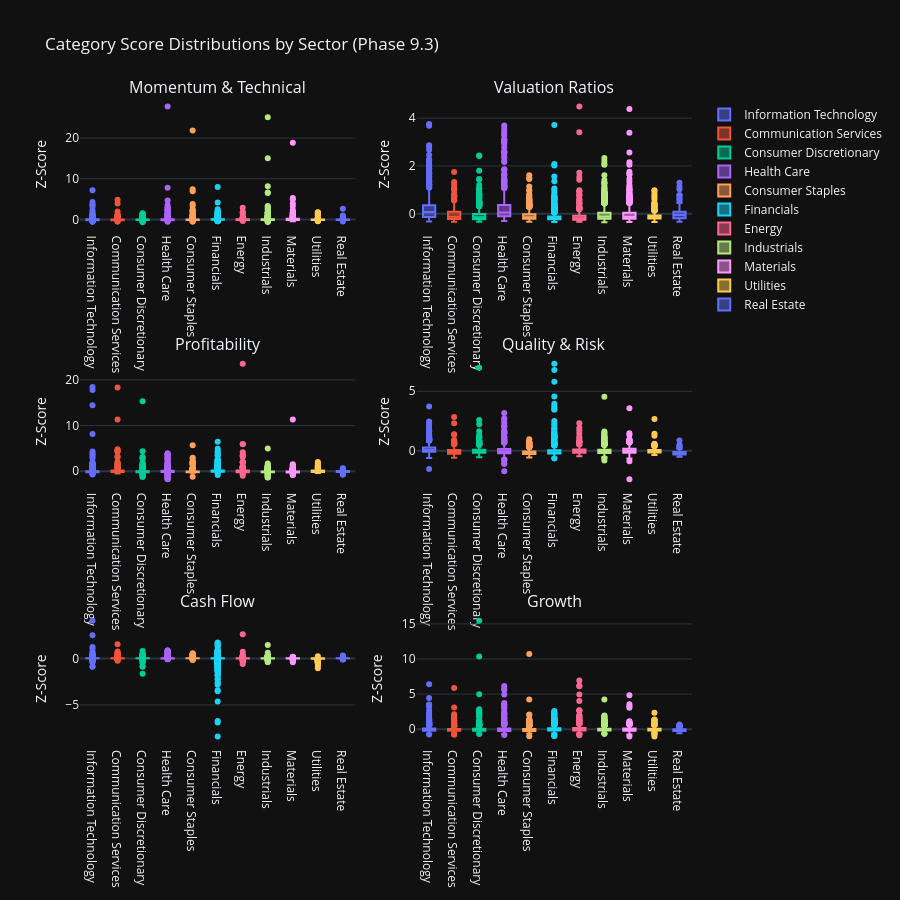

Notebook cell for this chart:
### Code cell
# Visualization 4: Category Distribution Box Plots
print("\n📊 Category Distribution Box Plots:")

# Create box plots for each category showing distribution across sectors
if 'category_score_matrix' in locals() and not category_score_matrix.empty:
    # Add sector information to category scores
    category_scores_with_sector = category_score_matrix.copy()
    category_scores_with_sector['sector'] = all_stocks_preprocessed['sector'].values

    # Create subplot grid for all categories
    from plotly.subplots import make_subplots
    import math

    categories = [col for col in category_score_matrix.columns]
    n_categories = len(categories)
    n_cols = 2
    n_rows = math.ceil(n_categories / n_cols)

    fig_box = make_subplots(
            rows=n_rows,
            cols=n_cols,
            subplot_titles=categories,
            vertical_spacing=0.2,
            horizontal_spacing=0.1
            )

    for idx, category in enumerate(categories):
        row = idx // n_cols + 1
        col = idx % n_cols + 1

        # Create box plot data for this category
        for sector in category_scores_with_sector['sector'].unique():
            if pd.notna(sector):
                sector_data = category_scores_with_sector[
                    category_scores_with_sector['sector'] == sector
                    ][category].dropna()

                fig_box.add_trace(
                        go.Box(
                                y=sector_data,
                                name=sector,
                                showlegend=(idx == 0),  # Only show legend for first subplot
                                marker_color=px.colors.qualitative.Plotly[
                                    list(category_scores_with_sector['sector'].unique()).index(sector) % 10
                                    ]
                                ),
                        row=row,
                        col=col
                        )

    fig_box.update_layout(
            title_text="Category Score Distributions by Sector (Phase 9.3)",
            height=300 * n_rows,
            showlegend=True
            )

    fig_box.update_yaxes(title_text="Z-Score")

    fig_box.show()
    output_path = eda_output_dir / "phase93_category_distributions_boxplots.html"
    fig_box.write_html(output_path)

    print(f"\n✓ Category distribution box plots complete")
    print(f"  Categories visualized: {n_categories}")
    print(f"  Grid layout: {n_rows}×{n_cols}")
    print(f"  Output: {output_path}")

    # Identify categories with highest variance
    category_variances = category_score_matrix.var().sort_values(ascending=False)
    print(f"\n  📊 Categories with Highest Variance:")
    for category, variance in category_variances.head(5).items():
        print(f"    {category}: {variance:.2f}")
else:
    print("  ⚠️ No category score data available for box plots")

### Figure 1 — Plotly figure (JSON) as saved in the notebook; plotly's stock layout.template omitted (floating-point values rounded to 4 significant figures; data arrays with more than 128 entries replaced by an {"elided": "..."} marker saying what was removed)
{"data": [{"marker": {"color": "#636EFA"}, "name": "Information Technology", "showlegend": true, "y": {"elided": "837 float values"}, "type": "box", "xaxis": "x", "yaxis": "y"}, {"marker": {"color": "#EF553B"}, "name": "Communication Services", "showlegend": true, "y": {"elided": "318 float values"}, "type": "box", "xaxis": "x", "yaxis": "y"}, {"marker": {"color": "#00CC96"}, "name": "Consumer Discretionary", "showlegend": true, "y": {"elided": "834 float values"}, "type": "box", "xaxis": "x", "yaxis": "y"}, {"marker": {"color": "#AB63FA"}, "name": "Health Care", "showlegend": true, "y": {"elided": "701 float values"}, "type": "box", "xaxis": "x", "yaxis": "y"}, {"marker": {"color": "#FFA15A"}, "name": "Consumer Staples", "showlegend": true, "y": {"elided": "519 float values"}, "type": "box", "xaxis": "x", "yaxis": "y"}, {"marker": {"color": "#19D3F3"}, "name": "Financials", "showlegend": true, "y": {"elided": "1018 float values"}, "type": "box", "xaxis": "x", "yaxis": "y"}, {"marker": {"color": "#FF6692"}, "name": "Energy", "showlegend": true, "y": {"elided": "293 float values"}, "type": "box", "xaxis": "x", "yaxis": "y"}, {"marker": {"color": "#B6E880"}, "name": "Industrials", "showlegend": true, "y": {"elided": "1327 float values"}, "type": "box", "xaxis": "x", "yaxis": "y"}, {"marker": {"color": "#FF97FF"}, "name": "Materials", "showlegend": true, "y": {"elided": "661 float values"}, "type": "box", "xaxis": "x", "yaxis": "y"}, {"marker": {"color": "#FECB52"}, "name": "Utilities", "showlegend": true, "y": {"elided": "252 float values"}, "type": "box", "xaxis": "x", "yaxis": "y"}, {"marker": {"color": "#636EFA"}, "name": "Real Estate", "showlegend": true, "y": {"elided": "211 float values"}, "type": "box", "xaxis": "x", "yaxis": "y"}, {"marker": {"color": "#636EFA"}, "name": "Information Technology", "showlegend": false, "y": {"elided": "837 float values"}, "type": "box", "xaxis": "x2", "yaxis": "y2"}, {"marker": {"color": "#EF553B"}, "name": "Communication Services", "showlegend": false, "y": {"elided": "318 float values"}, "type": "box", "xaxis": "x2", "yaxis": "y2"}, {"marker": {"color": "#00CC96"}, "name": "Consumer Discretionary", "showlegend": false, "y": {"elided": "834 float values"}, "type": "box", "xaxis": "x2", "yaxis": "y2"}, {"marker": {"color": "#AB63FA"}, "name": "Health Care", "showlegend": false, "y": {"elided": "701 float values"}, "type": "box", "xaxis": "x2", "yaxis": "y2"}, {"marker": {"color": "#FFA15A"}, "name": "Consumer Staples", "showlegend": false, "y": {"elided": "519 float values"}, "type": "box", "xaxis": "x2", "yaxis": "y2"}, {"marker": {"color": "#19D3F3"}, "name": "Financials", "showlegend": false, "y": {"elided": "1018 float values"}, "type": "box", "xaxis": "x2", "yaxis": "y2"}, {"marker": {"color": "#FF6692"}, "name": "Energy", "showlegend": false, "y": {"elided": "293 float values"}, "type": "box", "xaxis": "x2", "yaxis": "y2"}, {"marker": {"color": "#B6E880"}, "name": "Industrials", "showlegend": false, "y": {"elided": "1327 float values"}, "type": "box", "xaxis": "x2", "yaxis": "y2"}, {"marker": {"color": "#FF97FF"}, "name": "Materials", "showlegend": false, "y": {"elided": "661 float values"}, "type": "box", "xaxis": "x2", "yaxis": "y2"}, {"marker": {"color": "#FECB52"}, "name": "Utilities", "showlegend": false, "y": {"elided": "252 float values"}, "type": "box", "xaxis": "x2", "yaxis": "y2"}, {"marker": {"color": "#636EFA"}, "name": "Real Estate", "showlegend": false, "y": {"elided": "211 float values"}, "type": "box", "xaxis": "x2", "yaxis": "y2"}, {"marker": {"color": "#636EFA"}, "name": "Information Technology", "showlegend": false, "y": {"elided": "837 float values"}, "type": "box", "xaxis": "x3", "yaxis": "y3"}, {"marker": {"color": "#EF553B"}, "name": "Communication Services", "showlegend": false, "y": {"elided": "318 float values"}, "type": "box", "xaxis": "x3", "yaxis": "y3"}, {"marker": {"color": "#00CC96"}, "name": "Consumer Discretionary", "showlegend": false, "y": {"elided": "834 float values"}, "type": "box", "xaxis": "x3", "yaxis": "y3"}, {"marker": {"color": "#AB63FA"}, "name": "Health Care", "showlegend": false, "y": {"elided": "701 float values"}, "type": "box", "xaxis": "x3", "yaxis": "y3"}, {"marker": {"color": "#FFA15A"}, "name": "Consumer Staples", "showlegend": false, "y": {"elided": "519 float values"}, "type": "box", "xaxis": "x3", "yaxis": "y3"}, {"marker": {"color": "#19D3F3"}, "name": "Financials", "showlegend": false, "y": {"elided": "1018 float values"}, "type": "box", "xaxis": "x3", "yaxis": "y3"}, {"marker": {"color": "#FF6692"}, "name": "Energy", "showlegend": false, "y": {"elided": "293 float values"}, "type": "box", "xaxis": "x3", "yaxis": "y3"}, {"marker": {"color": "#B6E880"}, "name": "Industrials", "showlegend": false, "y": {"elided": "1327 float values"}, "type": "box", "xaxis": "x3", "yaxis": "y3"}, {"marker": {"color": "#FF97FF"}, "name": "Materials", "showlegend": false, "y": {"elided": "661 float values"}, "type": "box", "xaxis": "x3", "yaxis": "y3"}, {"marker": {"color": "#FECB52"}, "name": "Utilities", "showlegend": false, "y": {"elided": "252 float values"}, "type": "box", "xaxis": "x3", "yaxis": "y3"}, {"marker": {"color": "#636EFA"}, "name": "Real Estate", "showlegend": false, "y": {"elided": "211 float values"}, "type": "box", "xaxis": "x3", "yaxis": "y3"}, {"marker": {"color": "#636EFA"}, "name": "Information Technology", "showlegend": false, "y": {"elided": "837 float values"}, "type": "box", "xaxis": "x4", "yaxis": "y4"}, {"marker": {"color": "#EF553B"}, "name": "Communication Services", "showlegend": false, "y": {"elided": "318 float values"}, "type": "box", "xaxis": "x4", "yaxis": "y4"}, {"marker": {"color": "#00CC96"}, "name": "Consumer Discretionary", "showlegend": false, "y": {"elided": "834 float values"}, "type": "box", "xaxis": "x4", "yaxis": "y4"}, {"marker": {"color": "#AB63FA"}, "name": "Health Care", "showlegend": false, "y": {"elided": "701 float values"}, "type": "box", "xaxis": "x4", "yaxis": "y4"}, {"marker": {"color": "#FFA15A"}, "name": "Consumer Staples", "showlegend": false, "y": {"elided": "519 float values"}, "type": "box", "xaxis": "x4", "yaxis": "y4"}, {"marker": {"color": "#19D3F3"}, "name": "Financials", "showlegend": false, "y": {"elided": "1018 float values"}, "type": "box", "xaxis": "x4", "yaxis": "y4"}, {"marker": {"color": "#FF6692"}, "name": "Energy", "showlegend": false, "y": {"elided": "293 float values"}, "type": "box", "xaxis": "x4", "yaxis": "y4"}, {"marker": {"color": "#B6E880"}, "name": "Industrials", "showlegend": false, "y": {"elided": "1327 float values"}, "type": "box", "xaxis": "x4", "yaxis": "y4"}, {"marker": {"color": "#FF97FF"}, "name": "Materials", "showlegend": false, "y": {"elided": "661 float values"}, "type": "box", "xaxis": "x4", "yaxis": "y4"}, {"marker": {"color": "#FECB52"}, "name": "Utilities", "showlegend": false, "y": {"elided": "252 float values"}, "type": "box", "xaxis": "x4", "yaxis": "y4"}, {"marker": {"color": "#636EFA"}, "name": "Real Estate", "showlegend": false, "y": {"elided": "211 float values"}, "type": "box", "xaxis": "x4", "yaxis": "y4"}, {"marker": {"color": "#636EFA"}, "name": "Information Technology", "showlegend": false, "y": {"elided": "837 float values"}, "type": "box", "xaxis": "x5", "yaxis": "y5"}, {"marker": {"color": "#EF553B"}, "name": "Communication Services", "showlegend": false, "y": {"elided": "318 float values"}, "type": "box", "xaxis": "x5", "yaxis": "y5"}, {"marker": {"color": "#00CC96"}, "name": "Consumer Discretionary", "showlegend": false, "y": {"elided": "834 float values"}, "type": "box", "xaxis": "x5", "yaxis": "y5"}, {"marker": {"color": "#AB63FA"}, "name": "Health Care", "showlegend": false, "y": {"elided": "701 float values"}, "type": "box", "xaxis": "x5", "yaxis": "y5"}, {"marker": {"color": "#FFA15A"}, "name": "Consumer Staples", "showlegend": false, "y": {"elided": "519 float values"}, "type": "box", "xaxis": "x5", "yaxis": "y5"}, {"marker": {"color": "#19D3F3"}, "name": "Financials", "showlegend": false, "y": {"elided": "1018 float values"}, "type": "box", "xaxis": "x5", "yaxis": "y5"}, {"marker": {"color": "#FF6692"}, "name": "Energy", "showlegend": false, "y": {"elided": "293 float values"}, "type": "box", "xaxis": "x5", "yaxis": "y5"}, {"marker": {"color": "#B6E880"}, "name": "Industrials", "showlegend": false, "y": {"elided": "1327 float values"}, "type": "box", "xaxis": "x5", "yaxis": "y5"}, {"marker": {"color": "#FF97FF"}, "name": "Materials", "showlegend": false, "y": {"elided": "661 float values"}, "type": "box", "xaxis": "x5", "yaxis": "y5"}, {"marker": {"color": "#FECB52"}, "name": "Utilities", "showlegend": false, "y": {"elided": "252 float values"}, "type": "box", "xaxis": "x5", "yaxis": "y5"}, {"marker": {"color": "#636EFA"}, "name": "Real Estate", "showlegend": false, "y": {"elided": "211 float values"}, "type": "box", "xaxis": "x5", "yaxis": "y5"}, {"marker": {"color": "#636EFA"}, "name": "Information Technology", "showlegend": false, "y": {"elided": "837 float values"}, "type": "box", "xaxis": "x6", "yaxis": "y6"}, {"marker": {"color": "#EF553B"}, "name": "Communication Services", "showlegend": false, "y": {"elided": "318 float values"}, "type": "box", "xaxis": "x6", "yaxis": "y6"}, {"marker": {"color": "#00CC96"}, "name": "Consumer Discretionary", "showlegend": false, "y": {"elided": "834 float values"}, "type": "box", "xaxis": "x6", "yaxis": "y6"}, {"marker": {"color": "#AB63FA"}, "name": "Health Care", "showlegend": false, "y": {"elided": "701 float values"}, "type": "box", "xaxis": "x6", "yaxis": "y6"}, {"marker": {"color": "#FFA15A"}, "name": "Consumer Staples", "showlegend": false, "y": {"elided": "519 float values"}, "type": "box", "xaxis": "x6", "yaxis": "y6"}, {"marker": {"color": "#19D3F3"}, "name": "Financials", "showlegend": false, "y": {"elided": "1018 float values"}, "type": "box", "xaxis": "x6", "yaxis": "y6"}, {"marker": {"color": "#FF6692"}, "name": "Energy", "showlegend": false, "y": {"elided": "293 float values"}, "type": "box", "xaxis": "x6", "yaxis": "y6"}, {"marker": {"color": "#B6E880"}, "name": "Industrials", "showlegend": false, "y": {"elided": "1327 float values"}, "type": "box", "xaxis": "x6", "yaxis": "y6"}, {"marker": {"color": "#FF97FF"}, "name": "Materials", "showlegend": false, "y": {"elided": "661 float values"}, "type": "box", "xaxis": "x6", "yaxis": "y6"}, {"marker": {"color": "#FECB52"}, "name": "Utilities", "showlegend": false, "y": {"elided": "252 float values"}, "type": "box", "xaxis": "x6", "yaxis": "y6"}, {"marker": {"color": "#636EFA"}, "name": "Real Estate", "showlegend": false, "y": {"elided": "211 float values"}, "type": "box", "xaxis": "x6", "yaxis": "y6"}], "layout": {"xaxis": {"anchor": "y", "domain": [0.0, 0.45]}, "yaxis": {"anchor": "x", "domain": [0.8, 1.0], "title": {"text": "Z-Score"}}, "xaxis2": {"anchor": "y2", "domain": [0.55, 1.0]}, "yaxis2": {"anchor": "x2", "domain": [0.8, 1.0], "title": {"text": "Z-Score"}}, "xaxis3": {"anchor": "y3", "domain": [0.0, 0.45]}, "yaxis3": {"anchor": "x3", "domain": [0.4, 0.6], "title": {"text": "Z-Score"}}, "xaxis4": {"anchor": "y4", "domain": [0.55, 1.0]}, "yaxis4": {"anchor": "x4", "domain": [0.4, 0.6], "title": {"text": "Z-Score"}}, "xaxis5": {"anchor": "y5", "domain": [0.0, 0.45]}, "yaxis5": {"anchor": "x5", "domain": [0.0, 0.2], "title": {"text": "Z-Score"}}, "xaxis6": {"anchor": "y6", "domain": [0.55, 1.0]}, "yaxis6": {"anchor": "x6", "domain": [0.0, 0.2], "title": {"text": "Z-Score"}}, "annotations": [{"font": {"size": 16}, "showarrow": false, "text": "Momentum & Technical", "x": 0.225, "xanchor": "center", "xref": "paper", "y": 1.0, "yanchor": "bottom", "yref": "paper"}, {"font": {"size": 16}, "showarrow": false, "text": "Valuation Ratios", "x": 0.775, "xanchor": "center", "xref": "paper", "y": 1.0, "yanchor": "bottom", "yref": "paper"}, {"font": {"size": 16}, "showarrow": false, "text": "Profitability", "x": 0.225, "xanchor": "center", "xref": "paper", "y": 0.6, "yanchor": "bottom", "yref": "paper"}, {"font": {"size": 16}, "showarrow": false, "text": "Quality & Risk", "x": 0.775, "xanchor": "center", "xref": "paper", "y": 0.6, "yanchor": "bottom", "yref": "paper"}, {"font": {"size": 16}, "showarrow": false, "text": "Cash Flow", "x": 0.225, "xanchor": "center", "xref": "paper", "y": 0.2, "yanchor": "bottom", "yref": "paper"}, {"font": {"size": 16}, "showarrow": false, "text": "Growth", "x": 0.775, "xanchor": "center", "xref": "paper", "y": 0.2, "yanchor": "bottom", "yref": "paper"}], "title": {"text": "Category Score Distributions by Sector (Phase 9.3)"}, "height": 900, "showlegend": true}}
